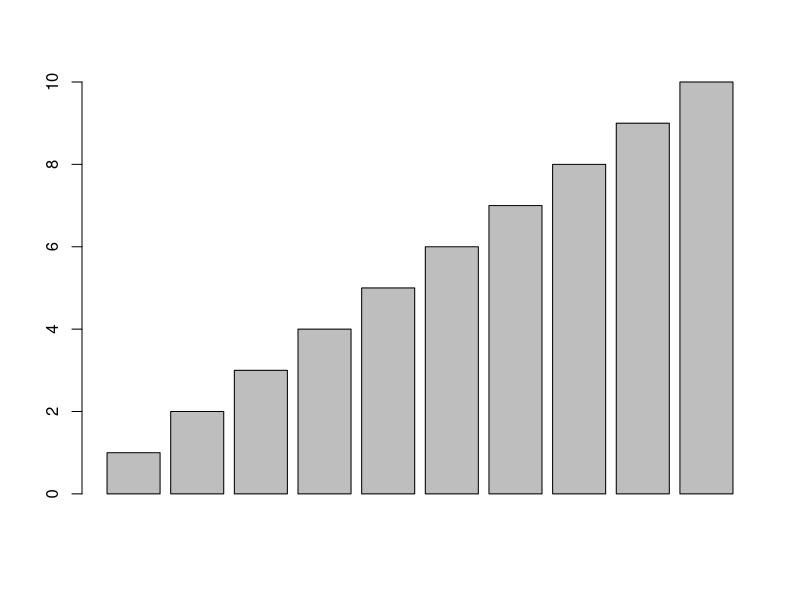
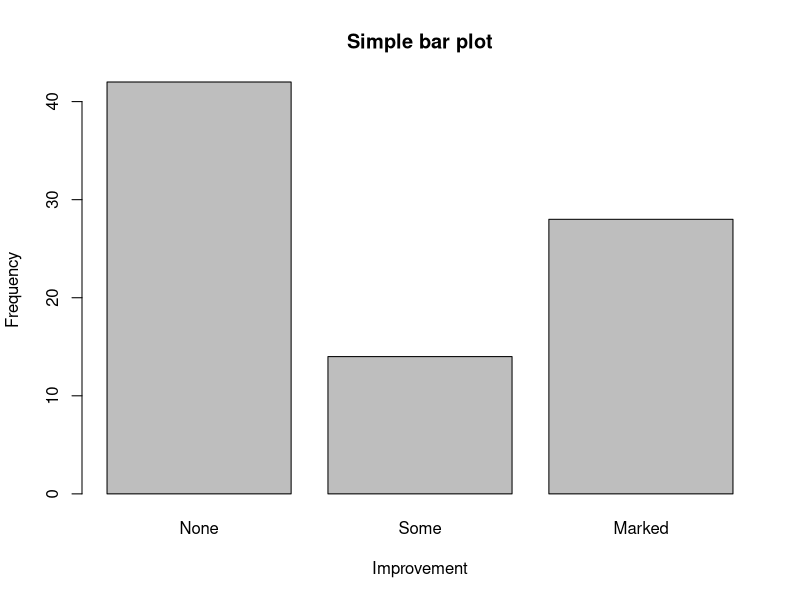
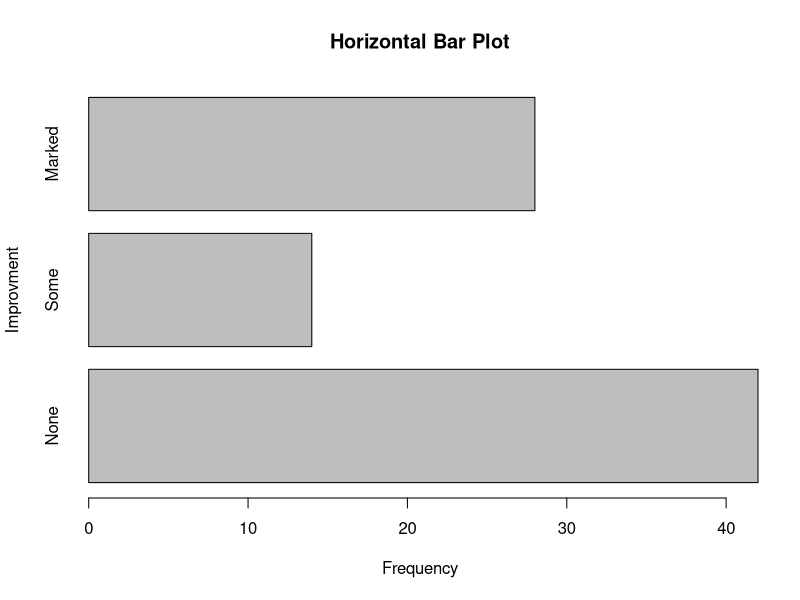
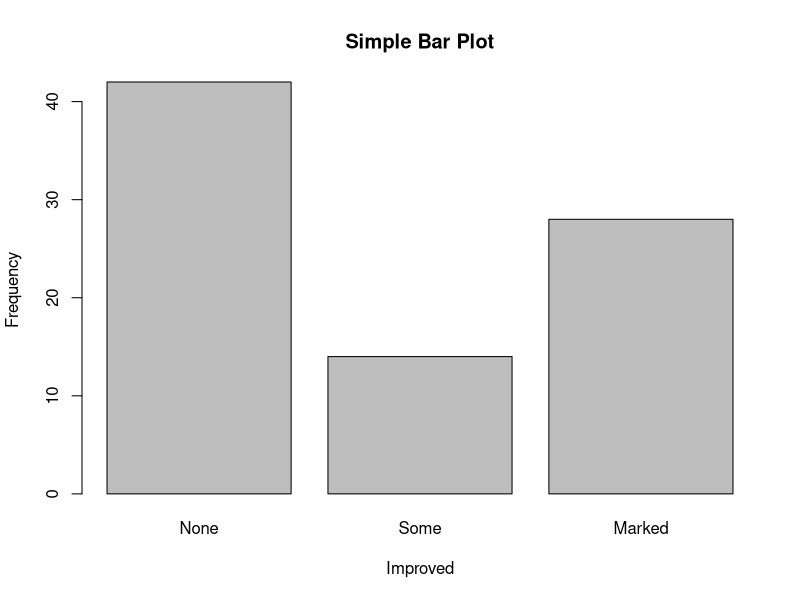
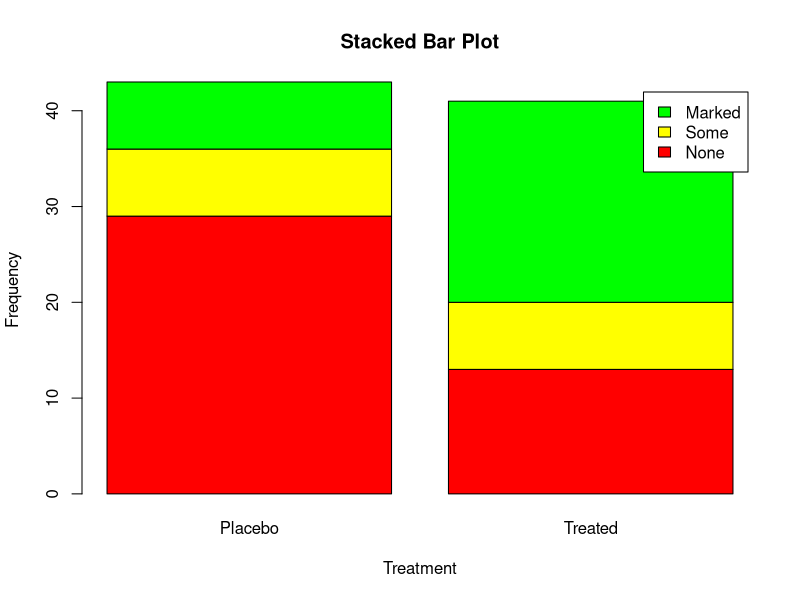
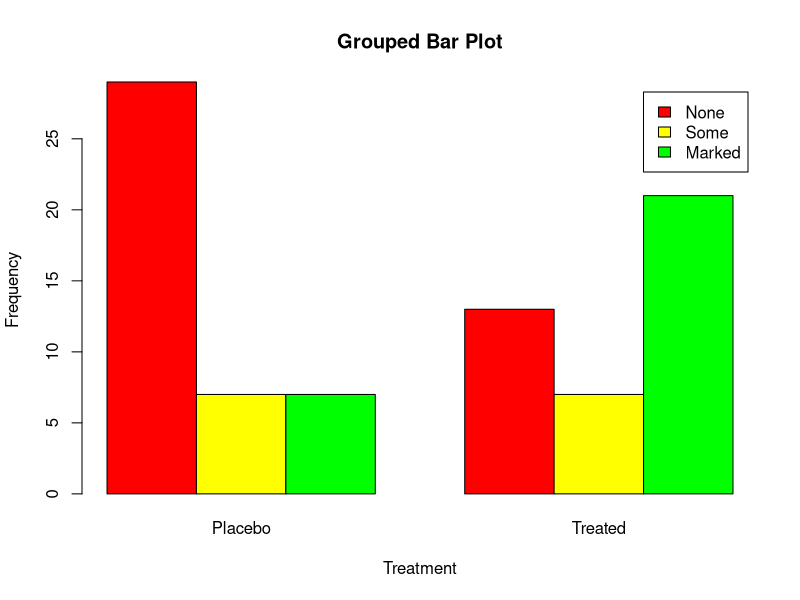
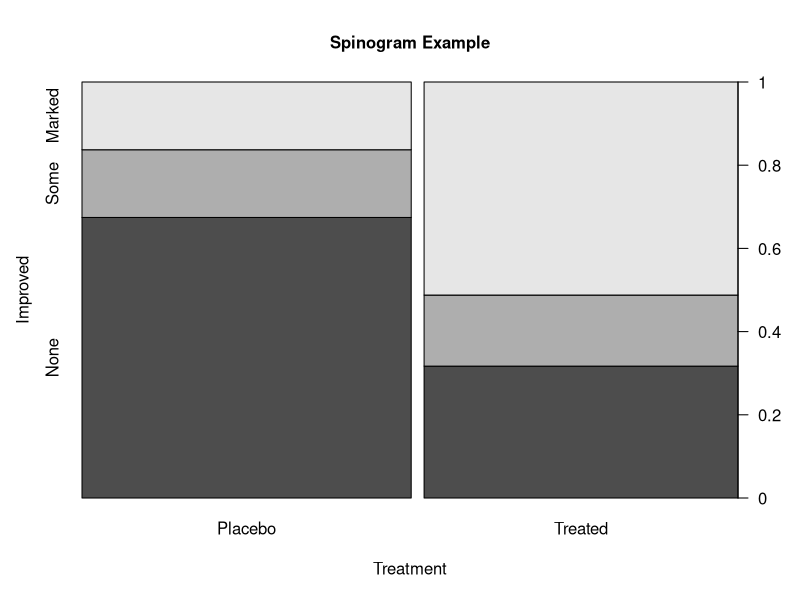
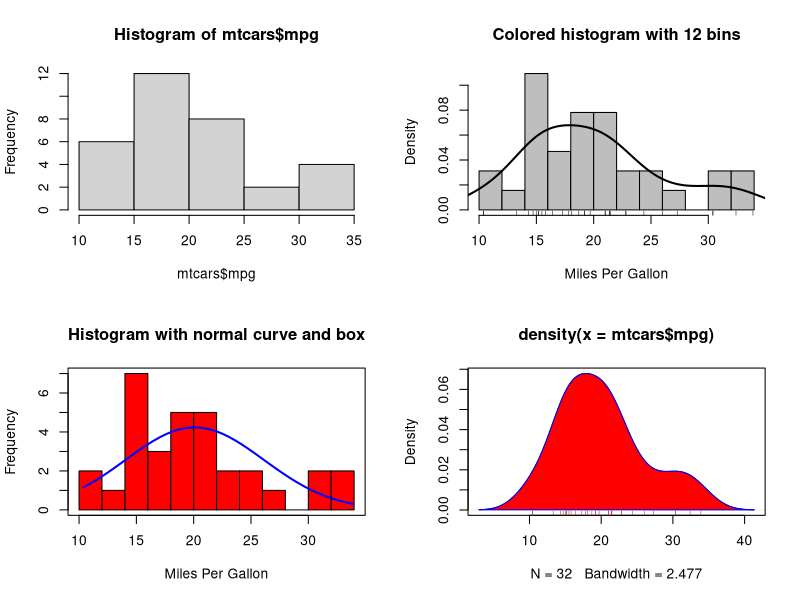

Here is the R script that generated these plots, in order: (Note: this script raises an error after producing the figures.)
# 条形图
# 条形图通过垂直的或水平的条形展示了类别型变量的分布（频数）。函数 barplot() 的最简单用法是：
# barplot(height)
# 其中的 height 是一个向量或一个矩阵。
barplot(c(1:10))
# vcd包中含有数据
library(vcd)
# table函数表格化
counts <- table(Arthritis$Improved)
barplot(counts,main = "Simple bar plot",xlab = "Improvement", ylab = "Frequency")
barplot(counts,main="Horizontal Bar Plot", xlab = "Frequency",ylab = "Improvment",horiz = T)
# 如果是因子，就直接可以绘制，无需表格化
plot(Arthritis$Improved, main="Simple Bar Plot", xlab="Improved", ylab="Frequency")

# height 是一个矩阵将绘制堆砌条形图
counts <- table(Arthritis$Improved,Arthritis$Treatment)
# 堆砌条形图
barplot(counts,
        main="Stacked Bar Plot",
        xlab="Treatment", ylab="Frequency",
        col=c("red", "yellow","green"),
        legend=rownames(counts))
# 分组条形图
barplot(counts,
        main="Grouped Bar Plot",
        xlab="Treatment", ylab="Frequency",
        col=c("red", "yellow", "green"),
        legend=rownames(counts), beside=TRUE)

# 棘状图
attach(Arthritis)
counts <- table(Treatment,Improved)
spine(counts,main="Spinogram Example")
detach()

#直方图 hist()，通过在x轴上将值域分割为一定数量的组，在y轴上显示相应值的频数，展示了连续型变量的分布
# 制定外观函数par，A vector of the form c(nr, nc).
par(mfrow=c(2,2))
hist(mtcars$mpg)
hist(mtcars$mpg,
     freq=FALSE,
     breaks=12,
     col="grey",
     xlab="Miles Per Gallon",
     main="Colored histogram with 12 bins")
# 添加轴须图rug plot
# 轴须图是实际数据值的一种一维呈现方式。如果数据中有许多结①你可以使用jitter将轴须图的数据打散：
rug(jitter(mtcars$mpg))
lines(density(mtcars$mpg), col="black", lwd=2)

# 正态密度曲线和外框
x <- mtcars$mpg
h<-hist(x,
        breaks=12,
        col="red",
        xlab="Miles Per Gallon",
        main="Histogram with normal curve and box")
xfit<-seq(min(x), max(x), length=40)
yfit<-dnorm(xfit, mean=mean(x), sd=sd(x))
yfit <- yfit*diff(h$mids[1:2])*length(x)
lines(xfit, yfit, col="blue", lwd=2)
box()


# 核密度图plot(density(x))
d <- density(mtcars$mpg)
plot(d)
# 在曲线下方绘制多边形
polygon(d, col="red", border="blue")
# 添加轴须图
rug(mtcars$mpg, col="brown")
# 使用 sm 包中的 sm.density.compare() 函数可向图形叠加两组或更多的核密度图
library(sm)
attach(mtcars)
# 创建分组因子
cyl.f <- factor(cyl,levels=c(4,6,8),labels = c("4 cylinder", "6 cylinder", "8 cylinder"))
# 绘制密度图
sm.density.compare(mpg, cyl, xlab="Miles Per Gallon")
title(main="MPG Distribution by Car Cylinders")
# 通过鼠标单击添加图例.第一个参数值 locator(1) 表示用鼠标点击想让图例出现的位置来交互式地放置这个图例
colfill<-c(2:(1+length(levels(cyl.f))))
legend(locator(1), levels(cyl.f), fill=colfill)
detach(mtcars)


# 箱线图 boxplot(formula, data=dataframe)
# formula 是一个公式， dataframe 代表提供数据的数据框（或列表）。
# 一个示例公式为 y ~A ，这将为类别型变量 A 的每个值并列地生成数值型变量 y 的箱线图。
# 公式 y ~ A*B 则将为类别型变量 A 和 B 所有水平的两两组合生成数值型变量 y 的箱线图。
# 参数 varwidth=TRUE 将使箱线图的宽度与其样本大小的平方根成正比
boxplot(mpg~cyl, data = mtcars,
        varwidth=TRUE,
        main="Car Mileage Data",
        xlab="Number of Cylinders",
        ylab="Miles Per Gallon")

# 通过添加 notch=TRUE ，可以得到含凹槽的箱线图。若两个箱的凹槽互不重叠，则表明它们的中位数有显著差异
boxplot(mpg ~ cyl, data=mtcars,
        notch=TRUE,
        varwidth=TRUE, 
        main="Car Mileage Data",
        xlab="Number of Cylinders",
        ylab="Miles Per Gallon")

# 可以为多个分组因子绘制箱线图
mtcars$cyl.f <- factor(mtcars$cyl,
                       levels=c(4,6,8),
                       labels=c("4","6","8"))
mtcars$am.f <- factor(mtcars$am,
                      levels=c(0,1),
                      labels=c("auto", "standard"))
boxplot(mpg ~ am.f *cyl.f,
        data=mtcars,
        varwidth=TRUE,
        col=c("gold","darkgreen"),
        main="MPG Distribution by Auto Type",
        xlab="Auto Type", ylab="Miles Per Gallon")


# 点图dotchart(x, labels=)
dotchart(mtcars$mpg, labels=row.names(mtcars), cex=.7,
         main="Gas Mileage for Car Models",
         xlab="Miles Per Gallon")
# 分组、排序、着色后的点图
x <- mtcars[order(mtcars$mpg),]
x$cyl <- factor(x$cyl)
x$color[x$cyl==4] <- "red"
x$color[x$cyl==6] <- "blue"
x$color[x$cyl==8] <- "darkgreen"
dotchart(x$mpg,
         labels = row.names(x),
         cex=.7,
         groups = x$cyl,
         gcolor = "black",
         color = x$color,
         pch=19,
         main = "Gas Mileage for Car Models\ngrouped by cylinder",
         xlab = "Miles Per Gallon")
